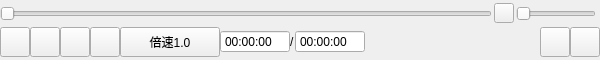
<?xml version="1.0" encoding="UTF-8"?>
<ui version="4.0">
 <class>CtrlBar</class>
 <widget class="QWidget" name="CtrlBar">
  <property name="geometry">
   <rect>
    <x>0</x>
    <y>0</y>
    <width>600</width>
    <height>60</height>
   </rect>
  </property>
  <property name="maximumSize">
   <size>
    <width>16777215</width>
    <height>60</height>
   </size>
  </property>
  <property name="windowTitle">
   <string>Form</string>
  </property>
  <layout class="QGridLayout" name="gridLayout_2">
   <property name="leftMargin">
    <number>0</number>
   </property>
   <property name="topMargin">
    <number>0</number>
   </property>
   <property name="rightMargin">
    <number>0</number>
   </property>
   <property name="bottomMargin">
    <number>0</number>
   </property>
   <property name="spacing">
    <number>0</number>
   </property>
   <item row="0" column="0">
    <widget class="QWidget" name="widget" native="true">
     <property name="maximumSize">
      <size>
       <width>16777215</width>
       <height>25</height>
      </size>
     </property>
     <layout class="QHBoxLayout" name="horizontalLayout">
      <property name="spacing">
       <number>0</number>
      </property>
      <property name="leftMargin">
       <number>0</number>
      </property>
      <property name="topMargin">
       <number>0</number>
      </property>
      <property name="rightMargin">
       <number>0</number>
      </property>
      <property name="bottomMargin">
       <number>0</number>
      </property>
      <item>
       <widget class="QSlider" name="playSlider">
        <property name="orientation">
         <enum>Qt::Horizontal</enum>
        </property>
       </widget>
      </item>
      <item>
       <widget class="QWidget" name="widget_2" native="true">
        <property name="minimumSize">
         <size>
          <width>108</width>
          <height>25</height>
         </size>
        </property>
        <widget class="QPushButton" name="volumeBtn">
         <property name="geometry">
          <rect>
           <x>2</x>
           <y>2</y>
           <width>20</width>
           <height>20</height>
          </rect>
         </property>
         <property name="text">
          <string/>
         </property>
        </widget>
        <widget class="QSlider" name="volumeSlider">
         <property name="geometry">
          <rect>
           <x>24</x>
           <y>0</y>
           <width>80</width>
           <height>25</height>
          </rect>
         </property>
         <property name="minimumSize">
          <size>
           <width>80</width>
           <height>25</height>
          </size>
         </property>
         <property name="maximumSize">
          <size>
           <width>80</width>
           <height>25</height>
          </size>
         </property>
         <property name="orientation">
          <enum>Qt::Horizontal</enum>
         </property>
        </widget>
       </widget>
      </item>
     </layout>
    </widget>
   </item>
   <item row="1" column="0">
    <layout class="QGridLayout" name="gridLayout">
     <property name="spacing">
      <number>0</number>
     </property>
     <item row="0" column="10">
      <widget class="QPushButton" name="settingBtn">
       <property name="maximumSize">
        <size>
         <width>30</width>
         <height>30</height>
        </size>
       </property>
       <property name="text">
        <string/>
       </property>
      </widget>
     </item>
     <item row="0" column="6">
      <widget class="QLabel" name="label">
       <property name="maximumSize">
        <size>
         <width>10</width>
         <height>16777215</height>
        </size>
       </property>
       <property name="text">
        <string>/</string>
       </property>
      </widget>
     </item>
     <item row="0" column="2">
      <widget class="QPushButton" name="forwardBtn">
       <property name="minimumSize">
        <size>
         <width>30</width>
         <height>30</height>
        </size>
       </property>
       <property name="maximumSize">
        <size>
         <width>30</width>
         <height>30</height>
        </size>
       </property>
       <property name="text">
        <string/>
       </property>
      </widget>
     </item>
     <item row="0" column="7">
      <widget class="QTimeEdit" name="totalTimeEdit">
       <property name="minimumSize">
        <size>
         <width>70</width>
         <height>0</height>
        </size>
       </property>
       <property name="maximumSize">
        <size>
         <width>70</width>
         <height>16777215</height>
        </size>
       </property>
       <property name="buttonSymbols">
        <enum>QAbstractSpinBox::NoButtons</enum>
       </property>
       <property name="displayFormat">
        <string>HH:mm:ss</string>
       </property>
      </widget>
     </item>
     <item row="0" column="3">
      <widget class="QPushButton" name="backwardBtn">
       <property name="minimumSize">
        <size>
         <width>30</width>
         <height>30</height>
        </size>
       </property>
       <property name="maximumSize">
        <size>
         <width>30</width>
         <height>30</height>
        </size>
       </property>
       <property name="text">
        <string/>
       </property>
      </widget>
     </item>
     <item row="0" column="1">
      <widget class="QPushButton" name="stopBtn">
       <property name="minimumSize">
        <size>
         <width>30</width>
         <height>30</height>
        </size>
       </property>
       <property name="maximumSize">
        <size>
         <width>30</width>
         <height>30</height>
        </size>
       </property>
       <property name="text">
        <string/>
       </property>
      </widget>
     </item>
     <item row="0" column="5">
      <widget class="QTimeEdit" name="playTimeEdit">
       <property name="minimumSize">
        <size>
         <width>70</width>
         <height>0</height>
        </size>
       </property>
       <property name="maximumSize">
        <size>
         <width>70</width>
         <height>16777215</height>
        </size>
       </property>
       <property name="buttonSymbols">
        <enum>QAbstractSpinBox::NoButtons</enum>
       </property>
       <property name="displayFormat">
        <string>HH:mm:ss</string>
       </property>
      </widget>
     </item>
     <item row="0" column="4">
      <widget class="QPushButton" name="speedBtn">
       <property name="minimumSize">
        <size>
         <width>100</width>
         <height>30</height>
        </size>
       </property>
       <property name="maximumSize">
        <size>
         <width>100</width>
         <height>30</height>
        </size>
       </property>
       <property name="text">
        <string>倍速1.0</string>
       </property>
      </widget>
     </item>
     <item row="0" column="0">
      <widget class="QPushButton" name="playOrPauseBtn">
       <property name="minimumSize">
        <size>
         <width>30</width>
         <height>30</height>
        </size>
       </property>
       <property name="maximumSize">
        <size>
         <width>30</width>
         <height>30</height>
        </size>
       </property>
       <property name="text">
        <string/>
       </property>
      </widget>
     </item>
     <item row="0" column="9">
      <widget class="QPushButton" name="playlistBtn">
       <property name="maximumSize">
        <size>
         <width>30</width>
         <height>30</height>
        </size>
       </property>
       <property name="text">
        <string/>
       </property>
      </widget>
     </item>
     <item row="0" column="8">
      <spacer name="horizontalSpacer">
       <property name="orientation">
        <enum>Qt::Horizontal</enum>
       </property>
       <property name="sizeHint" stdset="0">
        <size>
         <width>40</width>
         <height>20</height>
        </size>
       </property>
      </spacer>
     </item>
    </layout>
   </item>
  </layout>
 </widget>
 <resources/>
 <connections/>
</ui>
